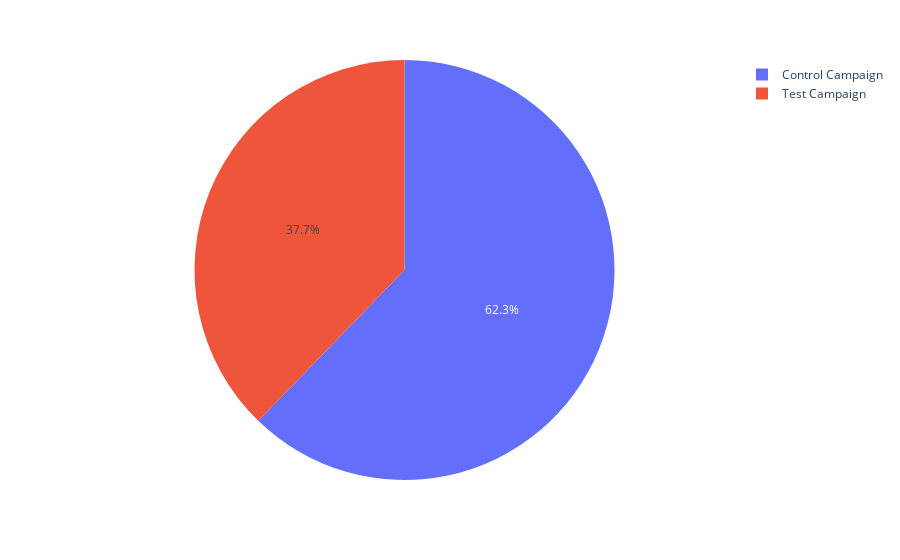

This figure's notebook cell:
### Code cell
px.pie(data_frame=control_test, names="Campaign Name", values="Reach")

### Figure 1 — Plotly figure (JSON) as saved in the notebook; plotly's stock layout.template omitted (floating-point values rounded to 4 significant figures)
{"data": [{"domain": {"x": [0, 1], "y": [0, 1]}, "hovertemplate": "Campaign Name=%{label}<br>Reach=%{value}<extra></extra>", "labels": ["Control Campaign", "Control Campaign", "Control Campaign", "Control Campaign", "Control Campaign", "Control Campaign", "Control Campaign", "Control Campaign", "Control Campaign", "Control Campaign", "Control Campaign", "Control Campaign", "Control Campaign", "Control Campaign", "Control Campaign", "Control Campaign", "Control Campaign", "Control Campaign", "Control Campaign", "Control Campaign", "Control Campaign", "Control Campaign", "Control Campaign", "Control Campaign", "Control Campaign", "Control Campaign", "Control Campaign", "Control Campaign", "Control Campaign", "Control Campaign", "Test Campaign", "Test Campaign", "Test Campaign", "Test Campaign", "Test Campaign", "Test Campaign", "Test Campaign", "Test Campaign", "Test Campaign", "Test Campaign", "Test Campaign", "Test Campaign", "Test Campaign", "Test Campaign", "Test Campaign", "Test Campaign", "Test Campaign", "Test Campaign", "Test Campaign", "Test Campaign", "Test Campaign", "Test Campaign", "Test Campaign", "Test Campaign", "Test Campaign", "Test Campaign", "Test Campaign", "Test Campaign", "Test Campaign", "Test Campaign"], "legendgroup": "", "name": "", "showlegend": true, "type": "pie", "values": [56930, 102513, 110862, 61235, 70870.0, 87998, 127852, 65217, 94896, 91257, 95843, 100189, 68214, 118632, 102479, 42859, 106518, 96518, 81268, 78625, 59873, 86218, 109413, 51987, 100398, 98432, 91579, 125874, 74192, 88632, 35820, 91236, 45198, 25937, 95138, 31489, 42148, 20149, 31598, 79632, 71286, 10598, 49531, 25982, 76219, 81389, 54389, 43241, 10698, 31893, 109834, 27932, 49329, 30489, 105978, 61589, 92159, 41267, 43219, 89380]}], "layout": {"legend": {"tracegroupgap": 0}, "margin": {"t": 60}}}
